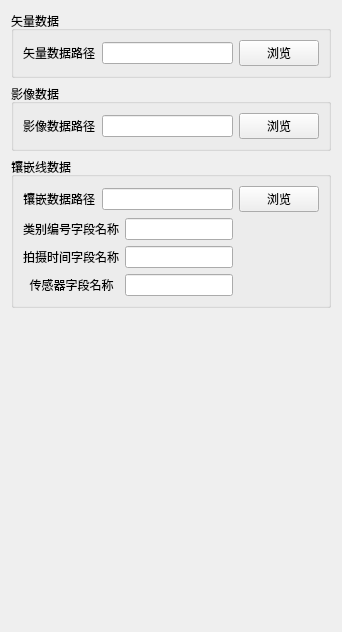
        <widget class="QWidget" name="tab_DataSource">
         <attribute name="title">
          <string>数据源</string>
         </attribute>
         <layout class="QGridLayout" name="gridLayout_7">
          <item row="0" column="0">
           <widget class="QGroupBox" name="groupBox_3">
            <property name="title">
             <string>矢量数据</string>
            </property>
            <layout class="QGridLayout" name="gridLayout_4">
             <item row="0" column="0">
              <widget class="QLabel" name="label_VectorDataPath">
               <property name="text">
                <string>矢量数据路径</string>
               </property>
              </widget>
             </item>
             <item row="0" column="1">
              <widget class="QLineEdit" name="lineEdit_VectorDataPath"/>
             </item>
             <item row="0" column="2">
              <widget class="QPushButton" name="pushButton_OpenVectorData">
               <property name="toolTip">
                <string>打开矢量数据存储路径</string>
               </property>
               <property name="text">
                <string>浏览</string>
               </property>
              </widget>
             </item>
            </layout>
           </widget>
          </item>
          <item row="1" column="0">
           <widget class="QGroupBox" name="groupBox_4">
            <property name="title">
             <string>影像数据</string>
            </property>
            <layout class="QGridLayout" name="gridLayout_5">
             <item row="0" column="0">
              <widget class="QLabel" name="label_RasterDataPath">
               <property name="text">
                <string>影像数据路径</string>
               </property>
              </widget>
             </item>
             <item row="0" column="1">
              <widget class="QLineEdit" name="lineEdit_ImageDataPath"/>
             </item>
             <item row="0" column="2">
              <widget class="QPushButton" name="pushButton_OpenImageData">
               <property name="toolTip">
                <string>打开影像数据存储路径</string>
               </property>
               <property name="text">
                <string>浏览</string>
               </property>
              </widget>
             </item>
            </layout>
           </widget>
          </item>
          <item row="2" column="0">
           <widget class="QGroupBox" name="groupBox_5">
            <property name="title">
             <string>镶嵌线数据</string>
            </property>
            <layout class="QGridLayout" name="gridLayout_6">
             <item row="0" column="0">
              <widget class="QLabel" name="label_MosaicDataPath">
               <property name="text">
                <string>镶嵌数据路径</string>
               </property>
              </widget>
             </item>
             <item row="0" column="1" colspan="2">
              <widget class="QLineEdit" name="lineEdit_MosaicDataPath"/>
             </item>
             <item row="0" column="3">
              <widget class="QPushButton" name="pushButton_OpenMosaicData">
               <property name="toolTip">
                <string>打开镶嵌数据存储路径</string>
               </property>
               <property name="text">
                <string>浏览</string>
               </property>
              </widget>
             </item>
             <item row="1" column="0" colspan="2">
              <widget class="QLabel" name="label_MosaicDataRenderField">
               <property name="toolTip">
                <string/>
               </property>
               <property name="text">
                <string>类别编号字段名称</string>
               </property>
              </widget>
             </item>
             <item row="1" column="2">
              <widget class="QLineEdit" name="lineEdit_MosaicDataRenderField">
               <property name="toolTip">
                <string>请输入镶嵌线数据类别编号字段名称</string>
               </property>
              </widget>
             </item>
             <item row="2" column="0" colspan="2">
              <widget class="QLabel" name="label_MosaicDataAcqDataField">
               <property name="toolTip">
                <string/>
               </property>
               <property name="text">
                <string>拍摄时间字段名称</string>
               </property>
              </widget>
             </item>
             <item row="2" column="2">
              <widget class="QLineEdit" name="lineEdit_MosaicDataAcqDataField">
               <property name="toolTip">
                <string>请输入镶嵌线数据拍摄时间字段名称</string>
               </property>
              </widget>
             </item>
             <item row="3" column="0" colspan="2">
              <widget class="QLabel" name="label_MosaicDataSensorField">
               <property name="toolTip">
                <string/>
               </property>
               <property name="text">
                <string>  传感器字段名称</string>
               </property>
              </widget>
             </item>
             <item row="3" column="2">
              <widget class="QLineEdit" name="lineEdit_MosaicDataSensorField">
               <property name="toolTip">
                <string>请输入镶嵌线数据传感器字段名称</string>
               </property>
              </widget>
             </item>
            </layout>
           </widget>
          </item>
          <item row="3" column="0">
           <spacer name="verticalSpacer">
            <property name="orientation">
             <enum>Qt::Vertical</enum>
            </property>
            <property name="sizeType">
             <enum>QSizePolicy::Expanding</enum>
            </property>
            <property name="sizeHint" stdset="0">
             <size>
              <width>20</width>
              <height>313</height>
             </size>
            </property>
           </spacer>
          </item>
         </layout>
        </widget>
